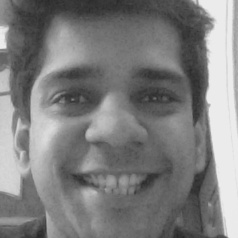
#> input picture dataset/happy/happy1.jpg, 238 x 238 px; the run also reads 1 picture not shown here
$ jupyter execute --allow-errors EmotionRecognition.ipynb   (shell and % lines are left out)   (Python 2 division)
#> lines starting #> are read from the running program, lines starting #| are printed output that depends on the picture
[cell 1]
import glob
from shutil import copyfile

emotions = ["neutral", "anger", "contempt", "disgust", "fear", "happy", "sadness", "surprise"] #Define emotion order
participants = glob.glob("source_emotion/*") #Returns a list of all folders with participant numbers
print participants
for x in participants:
    part = "%s" %x[-4:] #store current participant number
    for sessions in glob.glob("%s/*" %x): #Store list of sessions for current participant
        for files in glob.glob("%s/*" %sessions):
            current_session = files[20:-30]
            file = open(files, 'r')

            emotion = int(float(file.readline())) #emotions are encoded as a float, readline as float, then convert to integer.

            sourcefile_emotion = glob.glob("source_images/%s/%s/*" %(part, current_session))[-1] #get path for last image in sequence, which contains the emotion
            sourcefile_neutral = glob.glob("source_images/%s/%s/*" %(part, current_session))[0] #do same for neutral image

            dest_neut = "sorted_set/neutral/%s" %sourcefile_neutral[25:] #Generate path to put neutral image
            dest_emot = "sorted_set/%s/%s" %(emotions[emotion], sourcefile_emotion[25:]) #Do same for emotion containing image

            copyfile(sourcefile_neutral, dest_neut) #Copy file
            copyfile(sourcefile_emotion, dest_emot) #Copy file

[cell 2]
import cv2
import glob

faceDet = cv2.CascadeClassifier("haarcascade_frontalface_default.xml")
faceDet_two = cv2.CascadeClassifier("haarcascade_frontalface_alt2.xml")
faceDet_three = cv2.CascadeClassifier("haarcascade_frontalface_alt.xml")
faceDet_four = cv2.CascadeClassifier("haarcascade_frontalface_alt_tree.xml")

emotions = ["neutral", "anger", "contempt", "disgust", "fear", "happy", "sadness", "surprise"] #Define emotions

def detect_faces(emotion):
    files = glob.glob("sorted_set/%s/*" %emotion) #Get list of all images with emotion

    filenumber = 0
    for f in files:
        frame = cv2.imread(f) #Open image
        gray = cv2.cvtColor(frame, cv2.COLOR_BGR2GRAY) #Convert image to grayscale

        #Detect face using 4 different classifiers
        face = faceDet.detectMultiScale(gray, scaleFactor=1.1, minNeighbors=10, minSize=(5, 5), flags=cv2.CASCADE_SCALE_IMAGE)
        face_two = faceDet_two.detectMultiScale(gray, scaleFactor=1.1, minNeighbors=10, minSize=(5, 5), flags=cv2.CASCADE_SCALE_IMAGE)
        face_three = faceDet_three.detectMultiScale(gray, scaleFactor=1.1, minNeighbors=10, minSize=(5, 5), flags=cv2.CASCADE_SCALE_IMAGE)
        face_four = faceDet_four.detectMultiScale(gray, scaleFactor=1.1, minNeighbors=10, minSize=(5, 5), flags=cv2.CASCADE_SCALE_IMAGE)

        #Go over detected faces, stop at first detected face, return empty if no face.
        if len(face) == 1:
            facefeatures = face
        elif len(face_two) == 1:
            facefeatures = face_two
        elif len(face_three) == 1:
            facefeatures = face_three
        elif len(face_four) == 1:
            facefeatures = face_four
        else:
            facefeatures = ""

        #Cut and save face
        for (x, y, w, h) in facefeatures: #get coordinates and size of rectangle containing face
            print "face found in file: %s" %f
            gray = gray[y:y+h, x:x+w] #Cut the frame to size

            try:
                out = cv2.resize(gray, (350, 350)) #Resize face so all images have same size
                cv2.imwrite("dataset/%s/%s.jpg" %(emotion, filenumber), out) #Write image
            except:
               pass #If error, pass file
        filenumber += 1 #Increment image number

for emotion in emotions:
    detect_faces(emotion) #Call functi
#> pass 2 of the loop `for emotion in emotions:`:
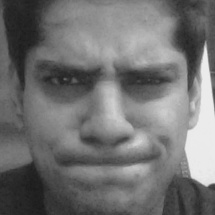
#> input picture dataset/anger/angry38.jpg, 215 x 215 px
#> in detect_faces, frame is the input picture: shape (215, 215, 3); min 27, max 238, mean 113.9
#> face = [[18, 15, 179, 179]]
#> face_two = [[18, 15, 180, 180]]
#> face_three = [[19, 16, 180, 180]]
#> face_four = [[15, 14, 186, 186]]
#> facefeatures = [[18, 15, 179, 179]]
#> the loop in detect_faces (call 2), `for (x, y, w, h) in facefeatures:` made 1 pass
#> (printed output is left out)
#> pass 1, in detect_faces (call 2), `gray = gray[y:y+h, x:x+w]`:
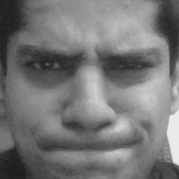
#> gray: shape (179, 179); min 28, max 237, mean 118.1

[cell 3]
import cv2
import os
import numpy as np
path_anger="dataset/anger"
#> path_anger = 'dataset/anger'
path_happy="dataset/happy"
path_disgust="dataset/disgust"
arr=[]
labels_anger=[] #label for angry ie 0
images_anger=[] #face of angry
images_path=[]  # path of angry images


#listing all files in directory of angry
print "listing all files in directory of angry\n\n ------------------>"
for ix in os.listdir(path_anger):
    arr.append(ix)
print arr
#| ['angry38.jpg']


#Label for anger=0
for ix in arr:
    a=int(ix.split(".")[0].replace(ix.split(".")[0],"0"))
    labels_anger.append(a)
#> this loop made 1 pass
#> (ix, a) on pass 1: ('angry38.jpg', 0)
#> after the loop, labels_anger = [0]
print "\n Labels",labels_anger
#|  Labels [0]
print "\n\n"

#paths for angry images
for ix in arr:
    images_path.append(os.path.join(path_anger,ix))
#> this loop made 1 pass
#> ix on pass 1: 'angry38.jpg'
#> after the loop, images_path = ['dataset/anger/angry38.jpg']
print "Path of the Image\n\n",images_path
#| Path of the Image
#|  ['dataset/anger/angry38.jpg']


#Appending all the angry faces in the images_anger[]
for ix in images_path:
    img=cv2.imread(ix)
    gray=cv2.cvtColor(img,cv2.COLOR_BGR2GRAY)
    images_anger.append(gray)
    # [4 lines of commented-out code are left out]
print len(images_anger)
'''for ix in images_anger:
    plt.imshow(ix,cmap="gray")
    plt.show()'''

print "\n\n len of labels and images for anger are",len(labels_anger),len(images_anger)

#For happy
labels_happy=[]
images_happy=[]
images_path=[]
arr=[]

#listing all files in directory of happy
print "\n\n #listing all files in directory of happy\n\n"
for ix in os.listdir(path_happy):
    arr.append(ix)
#> pass 2 of the loop `for ix in os.listdir(path_happy):`:
print arr

#Label for happy=1
for ix in arr:
    a=int(ix.split(".")[0].replace(ix.split(".")[0],"1"))
    labels_happy.append(a)
print "\n \nLabels For HAPPY\n\n",labels_happy
print "\n\n"


#paths for happy images
for ix in arr:
    images_path.append(os.path.join(path_happy,ix))
#> after the loop, images_path = ['dataset/happy/happy1.jpg', 'dataset/happy/happy10.jpg']
print "Path of the Image\n\n",images_path
#| Path of the Image
#|  ['dataset/happy/happy1.jpg', 'dataset/happy/happy10.jpg']

#Storing the faces of happy
for ix in images_path:
    img=cv2.imread(ix)
#> img is the input picture: shape (238, 238, 3); min 38, max 239, mean 125.8
    images_happy.append(img)
#> pass 2 of the loop `for ix in images_path:`:
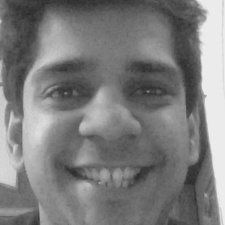
#> input picture dataset/happy/happy10.jpg, 225 x 225 px
#> img is the input picture: shape (225, 225, 3); min 41, max 238, mean 124
    # [4 lines of commented-out code are left out]
'''
for ix in images_happy:
    plt.imshow(ix,cmap="gray")
    plt.show()'''
print "printing len of labels and images of happy",len(labels_happy),len(images_happy)


#For happy
labels_disgust=[]
images_disgust=[]
images_path=[]
arr=[]


emotions = [ "anger", "disgust", "happy", "surprise"]
#> (the rest of this cell did not finish here and is left out)

#> (a cell that did not finish here is left out)

[cell 5]
import cv2
import numpy as np
import matplotlib.pyplot as plt
def labels_images(path,val):
    labels=[]
    images=[]
    images_path=[]
    arr=[]#listing all files in directory

    print "\n\n #listing all files in directory\n\n"
    for ix in os.listdir(path):
        arr.append(ix)
    print arr

    #Labels
    for ix in arr:
        a=int(ix.split(".")[0].replace(ix.split(".")[0],val))
       # print a
        labels.append(a)
    print "\n \nLabels\n\n",labels
    print "\n\n"


    #paths for images
    for ix in arr:
        images_path.append(os.path.join(path,ix))
    print "Path of the Image\n\n",images_path


    #Storing the faces
    for ix in images_path:
        img=cv2.imread(ix)
        img_gray=np.asarray(cv2.cvtColor(img,cv2.COLOR_BGR2GRAY))
        img_gray=cv2.resize(img_gray,(268,268))
        print img_gray.size
        images.append(img_gray)
        # [4 lines of commented-out code are left out]

    '''for ix in images:
        plt.imshow(ix,cmap="gray")
        plt.show()'''
    print "printing len of labels and images",len(labels),len(images)


    return labels,images

[cell 6]
import os
path_anger="dataset/anger"
path_happy="dataset/happy"
path_sad="dataset/sadness"
path_surprise="dataset/surprise"
labels_anger=[] #label for angry ie 0
images_anger=[] #face of angry
labels_happy=[]
images_happy=[]
labels_sad=[]
images_sad=[]
labels_surprise=[]
images_surprise=[]
#Angry
labels_anger,images_anger=labels_images(path_anger,"0")
#> after the loop in labels_images, `for ix in arr:`: images_path = ['dataset/anger/angry38.jpg']
#| Path of the Image
#|  ['dataset/anger/angry38.jpg']
#> in labels_images, `img_gray=cv2.resize(img_gray,(268,268))`:
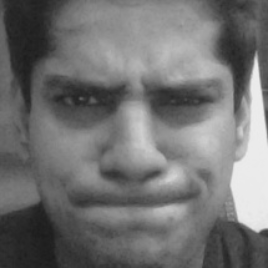
#> img_gray: shape (268, 268); min 28, max 237, mean 113.8
#| 71824
#Happy
labels_happy,images_happy=labels_images(path_happy,"1")
#> pass 2 of the loop in labels_images, `for ix in os.listdir(path):`:
#| Path of the Image
#|  ['dataset/happy/happy1.jpg', 'dataset/happy/happy10.jpg']
#| 71824
#> pass 2 of the loop in labels_images, `for ix in images_path:`:
#| 71824
#Sad
#> (the rest of this cell did not finish here and is left out)
